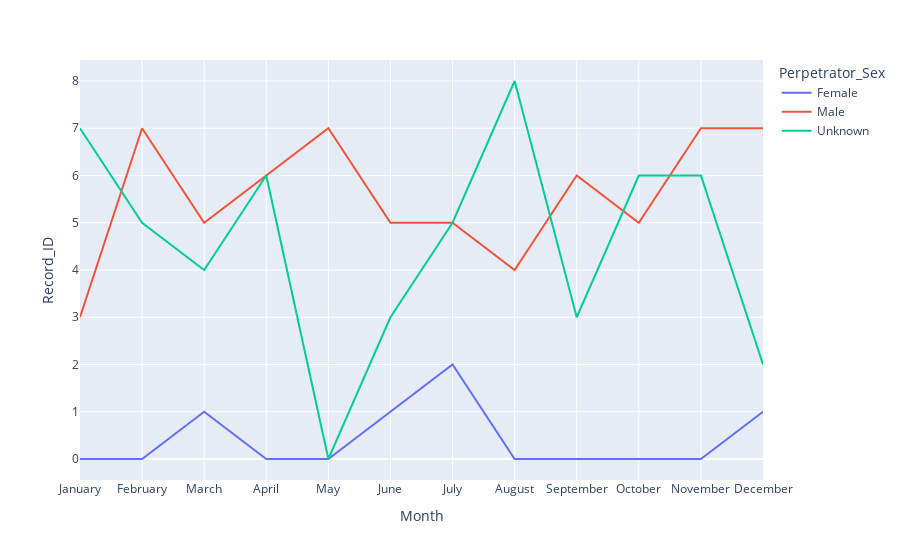

Notebook cell for this chart:
### Code cell
fig1 = px.line(a,
              x="Month", y="Record_ID", color='Perpetrator_Sex')
fig1.show()

### Figure 1 — Plotly figure (JSON) as saved in the notebook; plotly's stock layout.template omitted (floating-point values rounded to 4 significant figures)
{"data": [{"hovertemplate": "Perpetrator_Sex=Female<br>Month=%{x}<br>Record_ID=%{y}<extra></extra>", "legendgroup": "Female", "line": {"color": "#636efa", "dash": "solid"}, "marker": {"symbol": "circle"}, "mode": "lines", "name": "Female", "orientation": "v", "showlegend": true, "type": "scatter", "x": ["January", "February", "March", "April", "May", "June", "July", "August", "September", "October", "November", "December"], "xaxis": "x", "y": [0, 0, 1, 0, 0, 1, 2, 0, 0, 0, 0, 1], "yaxis": "y"}, {"hovertemplate": "Perpetrator_Sex=Male<br>Month=%{x}<br>Record_ID=%{y}<extra></extra>", "legendgroup": "Male", "line": {"color": "#EF553B", "dash": "solid"}, "marker": {"symbol": "circle"}, "mode": "lines", "name": "Male", "orientation": "v", "showlegend": true, "type": "scatter", "x": ["January", "February", "March", "April", "May", "June", "July", "August", "September", "October", "November", "December"], "xaxis": "x", "y": [3, 7, 5, 6, 7, 5, 5, 4, 6, 5, 7, 7], "yaxis": "y"}, {"hovertemplate": "Perpetrator_Sex=Unknown<br>Month=%{x}<br>Record_ID=%{y}<extra></extra>", "legendgroup": "Unknown", "line": {"color": "#00cc96", "dash": "solid"}, "marker": {"symbol": "circle"}, "mode": "lines", "name": "Unknown", "orientation": "v", "showlegend": true, "type": "scatter", "x": ["January", "February", "March", "April", "May", "June", "July", "August", "September", "October", "November", "December"], "xaxis": "x", "y": [7, 5, 4, 6, 0, 3, 5, 8, 3, 6, 6, 2], "yaxis": "y"}], "layout": {"legend": {"title": {"text": "Perpetrator_Sex"}, "tracegroupgap": 0}, "margin": {"t": 60}, "xaxis": {"anchor": "y", "domain": [0, 1], "title": {"text": "Month"}}, "yaxis": {"anchor": "x", "domain": [0, 1], "title": {"text": "Record_ID"}}}}
